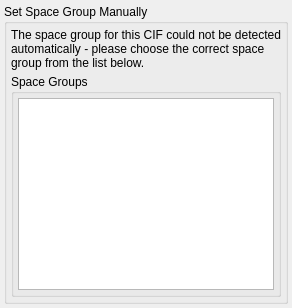
     <widget class="QWidget" name="ImportCiFSpacegroupPage">
      <layout class="QVBoxLayout" name="verticalLayout_12" stretch="0">
       <property name="spacing">
        <number>4</number>
       </property>
       <property name="leftMargin">
        <number>4</number>
       </property>
       <property name="topMargin">
        <number>4</number>
       </property>
       <property name="rightMargin">
        <number>4</number>
       </property>
       <property name="bottomMargin">
        <number>4</number>
       </property>
       <item>
        <widget class="QGroupBox" name="InputFileGroup_2">
         <property name="title">
          <string>Set Space Group Manually</string>
         </property>
         <layout class="QVBoxLayout" name="verticalLayout_11">
          <property name="spacing">
           <number>4</number>
          </property>
          <property name="leftMargin">
           <number>4</number>
          </property>
          <property name="topMargin">
           <number>4</number>
          </property>
          <property name="rightMargin">
           <number>4</number>
          </property>
          <property name="bottomMargin">
           <number>4</number>
          </property>
          <item>
           <widget class="QLabel" name="label_8">
            <property name="text">
             <string>The space group for this CIF could not be detected automatically - please choose the correct space group from the list below.</string>
            </property>
            <property name="wordWrap">
             <bool>true</bool>
            </property>
           </widget>
          </item>
          <item>
           <widget class="QGroupBox" name="SpaceGroupsGroup">
            <property name="sizePolicy">
             <sizepolicy hsizetype="Preferred" vsizetype="Preferred">
              <horstretch>0</horstretch>
              <verstretch>4</verstretch>
             </sizepolicy>
            </property>
            <property name="title">
             <string>Space Groups</string>
            </property>
            <layout class="QVBoxLayout" name="verticalLayout_14">
             <property name="spacing">
              <number>4</number>
             </property>
             <property name="leftMargin">
              <number>4</number>
             </property>
             <property name="topMargin">
              <number>4</number>
             </property>
             <property name="rightMargin">
              <number>4</number>
             </property>
             <property name="bottomMargin">
              <number>4</number>
             </property>
             <item>
              <widget class="QListWidget" name="SpaceGroupsList">
               <property name="editTriggers">
                <set>QAbstractItemView::NoEditTriggers</set>
               </property>
               <property name="showDropIndicator" stdset="0">
                <bool>false</bool>
               </property>
              </widget>
             </item>
            </layout>
           </widget>
          </item>
         </layout>
        </widget>
       </item>
      </layout>
     </widget>
